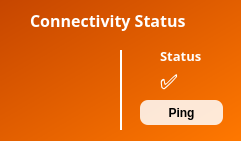
   <widget class="QFrame" name="frame_2">
    <property name="geometry">
     <rect>
      <x>340</x>
      <y>210</y>
      <width>241</width>
      <height>141</height>
     </rect>
    </property>
    <property name="styleSheet">
     <string notr="true">QFrame {
	background: qlineargradient(spread:pad, x1:0, y1:0, x2:1, y2:1, stop:0 rgba(198, 70, 0, 255), stop:1 rgba(255, 120, 0, 255));
	border-radius: 12px;
}</string>
    </property>
    <property name="frameShape">
     <enum>QFrame::StyledPanel</enum>
    </property>
    <property name="frameShadow">
     <enum>QFrame::Raised</enum>
    </property>
    <widget class="QLabel" name="label_15">
     <property name="geometry">
      <rect>
       <x>30</x>
       <y>10</y>
       <width>181</width>
       <height>21</height>
      </rect>
     </property>
     <property name="font">
      <font>
       <family>Sans Serif</family>
       <pointsize>12</pointsize>
       <weight>75</weight>
       <italic>false</italic>
       <bold>true</bold>
       <strikeout>false</strikeout>
       <kerning>true</kerning>
      </font>
     </property>
     <property name="styleSheet">
      <string notr="true">QLabel {
	text-align: center;
	background: transparent;
	color: white;
}</string>
     </property>
     <property name="text">
      <string>Connectivity Status</string>
     </property>
     <property name="textFormat">
      <enum>Qt::PlainText</enum>
     </property>
    </widget>
    <widget class="QLabel" name="lbl_iconConnectivity">
     <property name="geometry">
      <rect>
       <x>30</x>
       <y>60</y>
       <width>62</width>
       <height>62</height>
      </rect>
     </property>
     <property name="styleSheet">
      <string notr="true">QLabel {
	background: transparent;
}</string>
     </property>
     <property name="pixmap">
      <pixmap>../../Downloads/connect.png</pixmap>
     </property>
     <property name="scaledContents">
      <bool>true</bool>
     </property>
    </widget>
    <widget class="QFrame" name="frame_12">
     <property name="geometry">
      <rect>
       <x>120</x>
       <y>50</y>
       <width>2</width>
       <height>80</height>
      </rect>
     </property>
     <property name="styleSheet">
      <string notr="true">QFrame {
	background: white;
}</string>
     </property>
     <property name="frameShape">
      <enum>QFrame::StyledPanel</enum>
     </property>
     <property name="frameShadow">
      <enum>QFrame::Raised</enum>
     </property>
    </widget>
    <widget class="QLabel" name="label_29">
     <property name="geometry">
      <rect>
       <x>160</x>
       <y>40</y>
       <width>51</width>
       <height>31</height>
      </rect>
     </property>
     <property name="font">
      <font>
       <family>Sans Serif</family>
       <pointsize>10</pointsize>
       <weight>75</weight>
       <italic>false</italic>
       <bold>true</bold>
       <strikeout>false</strikeout>
       <kerning>true</kerning>
      </font>
     </property>
     <property name="styleSheet">
      <string notr="true">QLabel {
	text-align: center;
	background: transparent;
	color: white;
}</string>
     </property>
     <property name="text">
      <string>Status</string>
     </property>
     <property name="textFormat">
      <enum>Qt::PlainText</enum>
     </property>
    </widget>
    <widget class="QLabel" name="lbl_connectivityResult">
     <property name="geometry">
      <rect>
       <x>160</x>
       <y>70</y>
       <width>41</width>
       <height>21</height>
      </rect>
     </property>
     <property name="font">
      <font>
       <family>0xProto Nerd Font</family>
       <pointsize>16</pointsize>
       <weight>75</weight>
       <italic>false</italic>
       <bold>true</bold>
       <strikeout>false</strikeout>
       <kerning>true</kerning>
      </font>
     </property>
     <property name="styleSheet">
      <string notr="true">QLabel {
	text-align: center;
	background: transparent;
	color: white;
	qproperty-alignment: AlignCenter;
}</string>
     </property>
     <property name="text">
      <string>✅️</string>
     </property>
     <property name="textFormat">
      <enum>Qt::PlainText</enum>
     </property>
    </widget>
    <widget class="QPushButton" name="btn_ping">
     <property name="geometry">
      <rect>
       <x>140</x>
       <y>100</y>
       <width>83</width>
       <height>25</height>
      </rect>
     </property>
     <property name="cursor">
      <cursorShape>PointingHandCursor</cursorShape>
     </property>
     <property name="styleSheet">
      <string notr="true">QPushButton {
	background: rgba(255, 255, 255, 215);
	border-radius: 8px;
	font-weight: bold;
}</string>
     </property>
     <property name="text">
      <string>Ping</string>
     </property>
    </widget>
    <widget class="QLabel" name="label_32">
     <property name="geometry">
      <rect>
       <x>450</x>
       <y>80</y>
       <width>41</width>
       <height>21</height>
      </rect>
     </property>
     <property name="font">
      <font>
       <family>0xProto Nerd Font</family>
       <pointsize>16</pointsize>
       <weight>75</weight>
       <italic>false</italic>
       <bold>true</bold>
       <strikeout>false</strikeout>
       <kerning>true</kerning>
      </font>
     </property>
     <property name="styleSheet">
      <string notr="true">QLabel {
	text-align: center;
	background: transparent;
	color: white;
	qproperty-alignment: AlignCenter;
}</string>
     </property>
     <property name="text">
      <string>✅️</string>
     </property>
     <property name="textFormat">
      <enum>Qt::PlainText</enum>
     </property>
    </widget>
   </widget>
